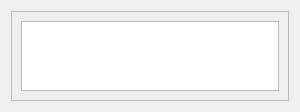
<?xml version="1.0" encoding="UTF-8"?>
<ui version="4.0">
 <class>UserMessage</class>
 <widget class="QDialog" name="UserMessage">
  <property name="geometry">
   <rect>
    <x>0</x>
    <y>0</y>
    <width>300</width>
    <height>110</height>
   </rect>
  </property>
  <property name="windowTitle">
   <string>Player Comments:</string>
  </property>
  <layout class="QGridLayout" name="gridLayout">
   <item row="0" column="0">
    <widget class="QFrame" name="frame">
     <property name="frameShape">
      <enum>QFrame::StyledPanel</enum>
     </property>
     <property name="frameShadow">
      <enum>QFrame::Raised</enum>
     </property>
     <layout class="QGridLayout" name="gridLayout_2">
      <item row="0" column="0">
       <widget class="QTextEdit" name="msgView">
        <property name="undoRedoEnabled">
         <bool>true</bool>
        </property>
        <property name="readOnly">
         <bool>true</bool>
        </property>
       </widget>
      </item>
     </layout>
    </widget>
   </item>
  </layout>
 </widget>
 <resources/>
 <connections/>
</ui>
